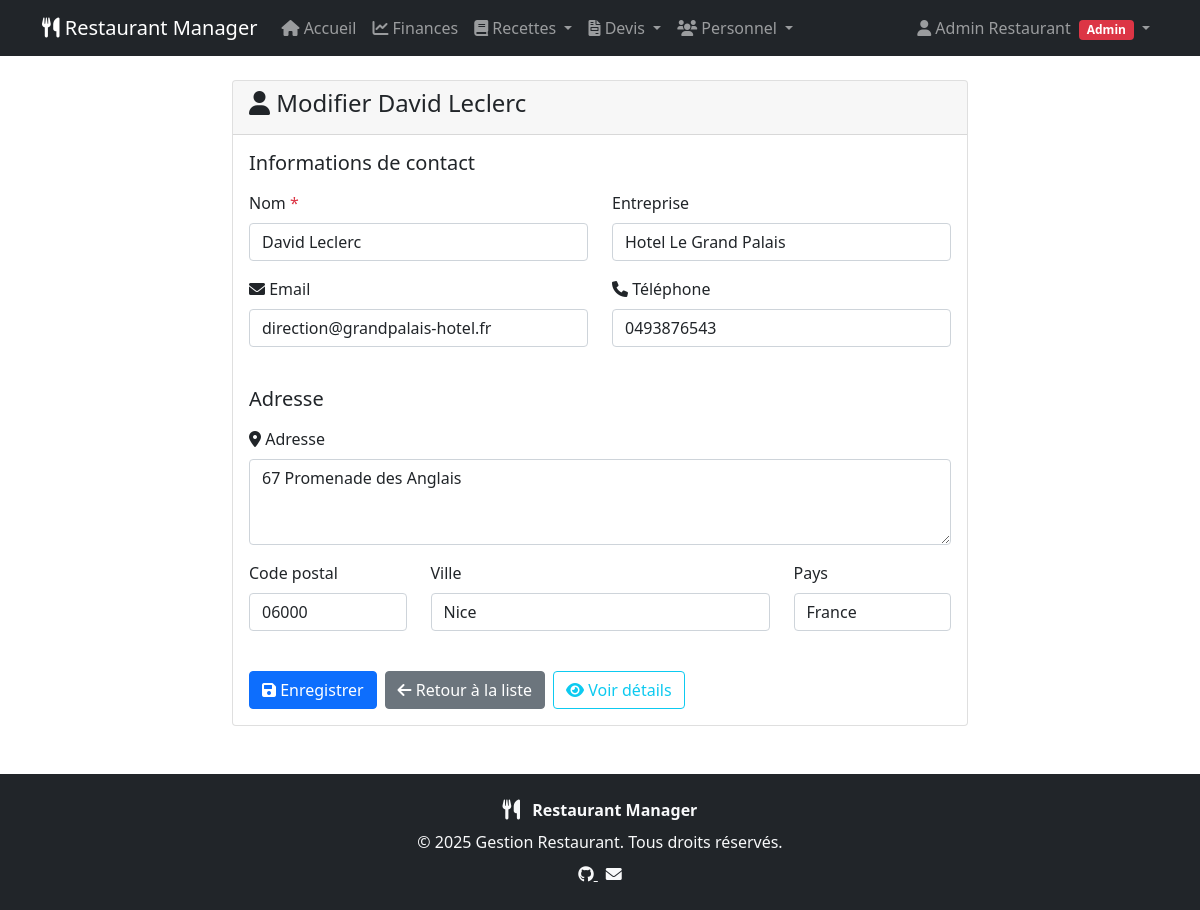
The app's page /devis/clients/7/modifier/ (signed in) with its own data.
### quotes/models.py (models this page shows, shortened)
class Customer(models.Model):
    name = models.CharField(max_length=200, verbose_name="Nom")
    company = models.CharField(max_length=200, blank=True, verbose_name="Entreprise")
    email = models.EmailField(blank=True, verbose_name="Email")
    phone = models.CharField(max_length=20, blank=True, verbose_name="Téléphone")
    address = models.TextField(blank=True, verbose_name="Adresse")
    city = models.CharField(max_length=100, blank=True, verbose_name="Ville")
    postal_code = models.CharField(max_length=10, blank=True, verbose_name="Code postal")
    country = models.CharField(max_length=100, default="France", verbose_name="Pays")
    created_at = models.DateTimeField(auto_now_add=True)
    class Meta:
        verbose_name = "Client"
        verbose_name_plural = "Clients"
        ordering = ['name']

### quotes/views.py (the view)
# urls.py: path('clients/<int:pk>/modifier/', views.customer_update, name='customer_update'),
@manager_required
def customer_update(request, pk):
    customer = get_object_or_404(Customer, pk=pk)
    if request.method == 'POST':
        form = CustomerForm(request.POST, instance=customer)
        if form.is_valid():
            customer = form.save()
            messages.success(request, f'Client "{customer.name}" modifié avec succès!')
            return redirect('quotes:customers')
    else:
        form = CustomerForm(instance=customer)
    return render(request, 'quotes/customer_form.html', {
        'form': form,
        'title': f'Modifier {customer.name}',
        'customer': customer
    })

### templates/quotes/customer_form.html (shortened to what this page needs)
{% extends 'base.html' %}
{% block content %}
<div class="row justify-content-center">
    <div class="col-lg-8">
        <div class="card">
            <div class="card-header">
                <h4><i class="fas fa-user"></i> {{ title }}</h4>
            </div>
            <div class="card-body">
                <form method="post">
                    <h5 class="mb-3">Informations de contact</h5>
                    <div class="row">
                        <div class="col-md-6">
                            <div class="mb-3">
                                <label for="{{ form.name.id_for_label }}" class="form-label">
                                    {{ form.name.label }} <span class="text-danger">*</span>
                                </label>
                                {{ form.name }}
                            </div>
                        </div>
                        <div class="col-md-6">
                            <div class="mb-3">
                                <label for="{{ form.company.id_for_label }}" class="form-label">
                                    {{ form.company.label }}
                                </label>
                                {{ form.company }}
                            </div>
                        </div>
                    </div>
                    <div class="row">
                        <div class="col-md-6">
                            <div class="mb-3">
                                <label for="{{ form.email.id_for_label }}" class="form-label">
                                    <i class="fas fa-envelope"></i> {{ form.email.label }}
                                </label>
                                {{ form.email }}
                            </div>
                        </div>
                        <div class="col-md-6">
                            <div class="mb-3">
                                <label for="{{ form.phone.id_for_label }}" class="form-label">
                                    <i class="fas fa-phone"></i> {{ form.phone.label }}
                                </label>
                                {{ form.phone }}
                            </div>
                        </div>
                    </div>
                    <h5 class="mb-3 mt-4">Adresse</h5>
                    <div class="mb-3">
                        <label for="{{ form.address.id_for_label }}" class="form-label">
                            <i class="fas fa-map-marker-alt"></i> {{ form.address.label }}
                        </label>
                        {{ form.address }}
                    </div>
                    <div class="row">
                        <div class="col-md-3">
                            <div class="mb-3">
                                <label for="{{ form.postal_code.id_for_label }}" class="form-label">
                                    {{ form.postal_code.label }}
                                </label>
                                {{ form.postal_code }}
                            </div>
                        </div>
                        <div class="col-md-6">
                            <div class="mb-3">
                                <label for="{{ form.city.id_for_label }}" class="form-label">
                                    {{ form.city.label }}
                                </label>
                                {{ form.city }}
                            </div>
                        </div>
                        <div class="col-md-3">
                            <div class="mb-3">
                                <label for="{{ form.country.id_for_label }}" class="form-label">
                                    {{ form.country.label }}
                                </label>
                                {{ form.country }}
                            </div>
                        </div>
                    </div>
                    <div class="d-flex gap-2 mt-4">
                        <button type="submit" class="btn btn-primary">
                            <i class="fas fa-save"></i> Enregistrer
                        </button>
                        <a href="{% url 'quotes:customers' %}" class="btn btn-secondary">
                            <i class="fas fa-arrow-left"></i> Retour à la liste
                        </a>
                        {% if customer %}
                            <a href="{% url 'quotes:customer_detail' customer.pk %}" class="btn btn-outline-info">
                                <i class="fas fa-eye"></i> Voir détails
                            </a>
                        {% endif %}
                    </div>
                </form>
            </div>
        </div>
    </div>
</div>
{% endblock %}

### templates/base.html (shortened to what this page needs)
<!DOCTYPE html>
<html lang="fr">
  <head>
    <link
      href="https://cdn.jsdelivr.net/npm/bootstrap@5.1.3/dist/css/bootstrap.min.css"
      rel="stylesheet"
    />
    <link
      href="https://cdnjs.cloudflare.com/ajax/libs/font-awesome/6.0.0/css/all.min.css"
      rel="stylesheet"
    />
  </head>
  <body>
    <nav class="navbar navbar-expand-lg navbar-dark bg-dark">
      <div class="container">
        <a class="navbar-brand" href="{% url 'dashboard:dashboard' %}">
          <i class="fas fa-utensils"></i> Restaurant Manager
        </a>
        <div class="collapse navbar-collapse" id="navbarNav">
          {% if user.is_authenticated %}
          <ul class="navbar-nav me-auto">
            <li class="nav-item">
              <a class="nav-link" href="{% url 'dashboard:dashboard' %}">
                <i class="fas fa-home"></i> Accueil
              </a>
            </li>
            <li class="nav-item">
              <a class="nav-link" href="{% url 'finances:dashboard' %}">
                <i class="fas fa-chart-line"></i> Finances
              </a>
            </li>
            {% if user.is_superuser or user.groups.filter.name == 'Managers' %}
              <li class="nav-item dropdown">
                <a
                  class="nav-link dropdown-toggle"
                  href="#"
                  id="recipesDropdown"
                  role="button"
                  data-bs-toggle="dropdown"
                >
                  <i class="fas fa-book"></i> Recettes
                </a>
              </li>
            {% endif %}
            {% if user.is_superuser or user.groups.filter.name == 'Managers' %}
              <li class="nav-item dropdown">
                <a
                  class="nav-link dropdown-toggle"
                  href="#"
                  id="quotesDropdown"
                  role="button"
                  data-bs-toggle="dropdown"
                >
                  <i class="fas fa-file-invoice"></i> Devis
                </a>
              </li>
            {% endif %}
            <li class="nav-item dropdown">
              <a
                class="nav-link dropdown-toggle"
                href="#"
                id="staffDropdown"
                role="button"
                data-bs-toggle="dropdown"
              >
                <i class="fas fa-users"></i> Personnel
              </a>
            </li>
          </ul>
          <ul class="navbar-nav">
            <li class="nav-item dropdown">
              <a
                class="nav-link dropdown-toggle"
                href="#"
                id="userDropdown"
                role="button"
                data-bs-toggle="dropdown"
              >
                <i class="fas fa-user"></i>
                {{ user.get_full_name|default:user.username }}
                {% if user.is_superuser %}
                  <span class="badge bg-danger ms-1">Admin</span>
                  {% elif user.groups.filter.name == 'Managers' %}
                  <span class="badge bg-warning ms-1">Manager</span>
                  {% elif user.groups.filter.name == 'Employees' %}
                  <span class="badge bg-info ms-1">Employé</span>
                {% endif %}
              </a>
            </li>
          </ul>
          {% endif %}
        </div>
      </div>
    </nav>
    <div class="container mt-4">{% block content %} {% endblock %}</div>
    <footer class="bg-dark text-light mt-5 py-4">
      <div class="container text-center">
        <div class="mb-2">
          <i class="fas fa-utensils fa-lg me-2"></i>
          <span class="fw-bold">Restaurant Manager</span>
        </div>
        <div class="mb-2">
          &copy; {{ now|default:2025 }} Gestion Restaurant. Tous droits réservés.
        </div>
        <div>
          <a href="https://github.com/andrewarnaud1/mymanager" class="text-light me-2" target="_blank" rel="noopener">
            <i class="fab fa-github"></i>
          </a>
          <a href="mailto:contact@restaurant.com" class="text-light">
            <i class="fas fa-envelope"></i>
          </a>
        </div>
      </div>
    </footer>
  </body>
</html>

### records on screen
Customer: name "David Leclerc", company "Hotel Le Grand Palais", email "direction@grandpalais-hotel.fr", phone "0493876543", address "67 Promenade des Anglais", postal_code "06000", city "Nice", country "France"

### other values on screen
{{ user.get_full_name|default:user.username }} "Admin Restaurant"
{{ title }} "Modifier David Leclerc"
{{ now|default:2025 }} "2025"
